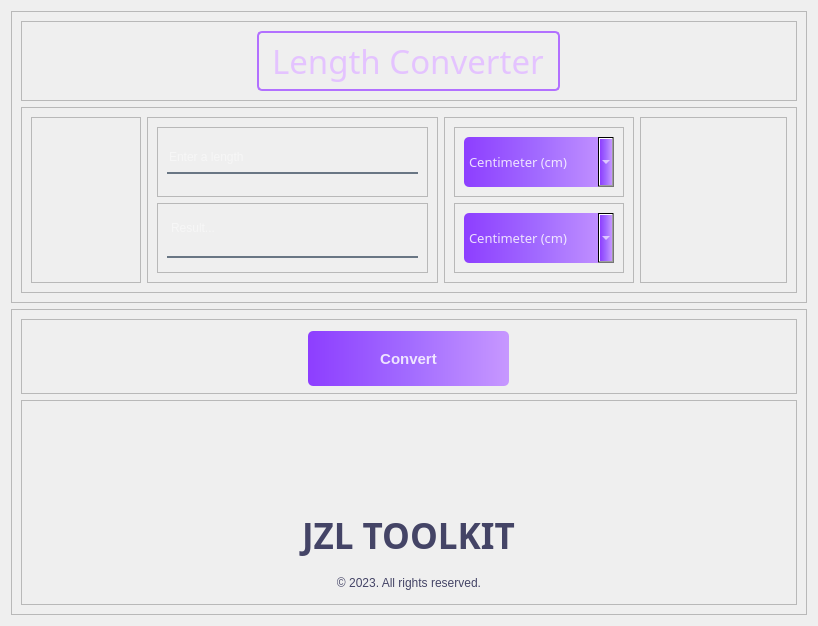
               <widget class="QWidget" name="length_page">
                <layout class="QVBoxLayout" name="verticalLayout_5">
                 <item>
                  <widget class="QFrame" name="content_length">
                   <property name="sizePolicy">
                    <sizepolicy hsizetype="Preferred" vsizetype="Expanding">
                     <horstretch>0</horstretch>
                     <verstretch>0</verstretch>
                    </sizepolicy>
                   </property>
                   <property name="frameShape">
                    <enum>QFrame::StyledPanel</enum>
                   </property>
                   <property name="frameShadow">
                    <enum>QFrame::Raised</enum>
                   </property>
                   <layout class="QVBoxLayout" name="verticalLayout_18">
                    <item>
                     <widget class="QFrame" name="title_frame_2">
                      <property name="frameShape">
                       <enum>QFrame::StyledPanel</enum>
                      </property>
                      <property name="frameShadow">
                       <enum>QFrame::Raised</enum>
                      </property>
                      <layout class="QHBoxLayout" name="horizontalLayout_20">
                       <item alignment="Qt::AlignHCenter">
                        <widget class="QLabel" name="label_2">
                         <property name="font">
                          <font>
                           <family>Swis721 BlkCn BT</family>
                           <pointsize>25</pointsize>
                           <italic>false</italic>
                           <bold>false</bold>
                          </font>
                         </property>
                         <property name="styleSheet">
                          <string notr="true">border: 2px solid #B270FF;
background: transparent;
border-radius: 5px;
padding: 5px;

 color: #E4C3FF;
font: 25pt &quot;Swis721 BlkCn BT&quot;;</string>
                         </property>
                         <property name="text">
                          <string>Length Converter</string>
                         </property>
                        </widget>
                       </item>
                      </layout>
                     </widget>
                    </item>
                    <item alignment="Qt::AlignHCenter">
                     <widget class="QFrame" name="com_length">
                      <property name="frameShape">
                       <enum>QFrame::StyledPanel</enum>
                      </property>
                      <property name="frameShadow">
                       <enum>QFrame::Raised</enum>
                      </property>
                      <layout class="QHBoxLayout" name="horizontalLayout_21">
                       <item>
                        <widget class="QFrame" name="spacer_3">
                         <property name="frameShape">
                          <enum>QFrame::StyledPanel</enum>
                         </property>
                         <property name="frameShadow">
                          <enum>QFrame::Raised</enum>
                         </property>
                         <layout class="QHBoxLayout" name="horizontalLayout_22">
                          <item>
                           <spacer name="horizontalSpacer_3">
                            <property name="orientation">
                             <enum>Qt::Horizontal</enum>
                            </property>
                            <property name="sizeHint" stdset="0">
                             <size>
                              <width>90</width>
                              <height>20</height>
                             </size>
                            </property>
                           </spacer>
                          </item>
                         </layout>
                        </widget>
                       </item>
                       <item>
                        <widget class="QFrame" name="text_weight_2">
                         <property name="sizePolicy">
                          <sizepolicy hsizetype="Expanding" vsizetype="Expanding">
                           <horstretch>0</horstretch>
                           <verstretch>0</verstretch>
                          </sizepolicy>
                         </property>
                         <property name="frameShape">
                          <enum>QFrame::StyledPanel</enum>
                         </property>
                         <property name="frameShadow">
                          <enum>QFrame::Raised</enum>
                         </property>
                         <layout class="QVBoxLayout" name="verticalLayout_19">
                          <item>
                           <widget class="QFrame" name="frame_11">
                            <property name="sizePolicy">
                             <sizepolicy hsizetype="Expanding" vsizetype="Expanding">
                              <horstretch>0</horstretch>
                              <verstretch>0</verstretch>
                             </sizepolicy>
                            </property>
                            <property name="frameShape">
                             <enum>QFrame::StyledPanel</enum>
                            </property>
                            <property name="frameShadow">
                             <enum>QFrame::Raised</enum>
                            </property>
                            <layout class="QHBoxLayout" name="horizontalLayout_15">
                             <item alignment="Qt::AlignVCenter">
                              <widget class="QLineEdit" name="length_input">
                               <property name="toolTip">
                                <string>&lt;html&gt;&lt;head/&gt;&lt;body&gt;&lt;p&gt;Enter an integer or a decimal number. &lt;/p&gt;&lt;/body&gt;&lt;/html&gt;</string>
                               </property>
                               <property name="styleSheet">
                                <string notr="true">QLineEdit {
background-color: rgba(0, 0, 0, 0);
border: none;
border-bottom: 2px solid rgba(105, 118, 132, 255);
color: rgba(255, 255, 255, 230);
padding-bottom: 7px;
font: 17pt &quot;Swis721 BlkCn BT&quot;;
}

QToolTip {
padding: 8px 12px 10px;
min-width: 215px;
color: rgb(255, 255, 255);
background-color: rgb(68, 68, 102);
text-align: center;
}

</string>
                               </property>
                               <property name="placeholderText">
                                <string>Enter a length</string>
                               </property>
                              </widget>
                             </item>
                            </layout>
                           </widget>
                          </item>
                          <item>
                           <widget class="QFrame" name="frame_12">
                            <property name="frameShape">
                             <enum>QFrame::StyledPanel</enum>
                            </property>
                            <property name="frameShadow">
                             <enum>QFrame::Raised</enum>
                            </property>
                            <layout class="QHBoxLayout" name="horizontalLayout_24">
                             <item>
                              <widget class="QPlainTextEdit" name="length_result">
                               <property name="minimumSize">
                                <size>
                                 <width>201</width>
                                 <height>41</height>
                                </size>
                               </property>
                               <property name="maximumSize">
                                <size>
                                 <width>251</width>
                                 <height>41</height>
                                </size>
                               </property>
                               <property name="styleSheet">
                                <string notr="true">background-color: rgba(0, 0, 0, 0);
border: none;
border-bottom: 2px solid rgba(105, 118, 132, 255);
color: rgba(255, 255, 255, 230);
padding-bottom: 7px;
font: 17pt &quot;Swis721 BlkCn BT&quot;;

</string>
                               </property>
                               <property name="verticalScrollBarPolicy">
                                <enum>Qt::ScrollBarAlwaysOff</enum>
                               </property>
                               <property name="horizontalScrollBarPolicy">
                                <enum>Qt::ScrollBarAlwaysOff</enum>
                               </property>
                               <property name="readOnly">
                                <bool>true</bool>
                               </property>
                               <property name="placeholderText">
                                <string>Result...</string>
                               </property>
                              </widget>
                             </item>
                            </layout>
                           </widget>
                          </item>
                         </layout>
                        </widget>
                       </item>
                       <item>
                        <widget class="QFrame" name="combo_length">
                         <property name="frameShape">
                          <enum>QFrame::StyledPanel</enum>
                         </property>
                         <property name="frameShadow">
                          <enum>QFrame::Raised</enum>
                         </property>
                         <layout class="QVBoxLayout" name="verticalLayout_20">
                          <item>
                           <widget class="QFrame" name="frame_13">
                            <property name="maximumSize">
                             <size>
                              <width>200</width>
                              <height>16777215</height>
                             </size>
                            </property>
                            <property name="frameShape">
                             <enum>QFrame::StyledPanel</enum>
                            </property>
                            <property name="frameShadow">
                             <enum>QFrame::Raised</enum>
                            </property>
                            <layout class="QHBoxLayout" name="horizontalLayout_8">
                             <item>
                              <widget class="QComboBox" name="convert_from_2">
                               <property name="minimumSize">
                                <size>
                                 <width>150</width>
                                 <height>50</height>
                                </size>
                               </property>
                               <property name="maximumSize">
                                <size>
                                 <width>150</width>
                                 <height>50</height>
                                </size>
                               </property>
                               <property name="font">
                                <font>
                                 <family>Swis721 Blk BT</family>
                                 <pointsize>10</pointsize>
                                 <bold>false</bold>
                                </font>
                               </property>
                               <property name="cursor">
                                <cursorShape>PointingHandCursor</cursorShape>
                               </property>
                               <property name="toolTip">
                                <string>&lt;html&gt;&lt;head/&gt;&lt;body&gt;&lt;p&gt;Convert from...&lt;/p&gt;&lt;/body&gt;&lt;/html&gt;</string>
                               </property>
                               <property name="toolTipDuration">
                                <number>-1</number>
                               </property>
                               <property name="styleSheet">
                                <string notr="true">QComboBox {
    background-color: qlineargradient(spread:reflect, x1:0, y1:0, x2:1, y2:0, stop:0 #8D3EFF, stop:0.5 #A26BFF, stop:1 #C798FF);
    color: rgba(255, 255, 255, 210);
    border-radius: 5px;
    padding: 5px;
}


QComboBox:hover {
    background-color: qlineargradient(spread:reflect, x1:0, y1:0, x2:1, y2:0, stop:0 #B270FF, stop:0.5 #C89DFF, stop:1 #E4C3FF);
}

QComboBox:pressed {
    padding-left: 5px;
    padding-top: 5px;
    background-color: #C795FF;
}

QComboBox QAbstractItemView {
    background-color: qlineargradient(spread:reflect, x1:0, y1:0, x2:1, y2:0, stop:0 #8D3EFF, stop:0.5 #A26BFF, stop:1 #C798FF); 
    color: #FFFFFF; 
}

QComboBox QAbstractItemView::item {
    background-color: #8D3EFF;
}

QComboBox QAbstractItemView::item:selected {
    background-color: #A26BFF; 
}
QToolTip {
padding: 5px 9px 7px;
min-width: 95px;
color: rgb(255, 255, 255);
background-color: rgb(68, 68, 102);
text-align: center;
}
</string>
                               </property>
                               <item>
                                <property name="text">
                                 <string>Centimeter (cm)</string>
                                </property>
                               </item>
                               <item>
                                <property name="text">
                                 <string>Meter (m)</string>
                                </property>
                               </item>
                               <item>
                                <property name="text">
                                 <string>Kilometer (km)</string>
                                </property>
                               </item>
                               <item>
                                <property name="text">
                                 <string>Inch (in)</string>
                                </property>
                               </item>
                               <item>
                                <property name="text">
                                 <string>Foot (ft)</string>
                                </property>
                               </item>
                              </widget>
                             </item>
                            </layout>
                           </widget>
                          </item>
                          <item>
                           <widget class="QFrame" name="frame_14">
                            <property name="frameShape">
                             <enum>QFrame::StyledPanel</enum>
                            </property>
                            <property name="frameShadow">
                             <enum>QFrame::Raised</enum>
                            </property>
                            <layout class="QHBoxLayout" name="horizontalLayout_7">
                             <item>
                              <widget class="QComboBox" name="convert_to_2">
                               <property name="minimumSize">
                                <size>
                                 <width>150</width>
                                 <height>50</height>
                                </size>
                               </property>
                               <property name="maximumSize">
                                <size>
                                 <width>150</width>
                                 <height>50</height>
                                </size>
                               </property>
                               <property name="font">
                                <font>
                                 <family>Swis721 Blk BT</family>
                                 <pointsize>10</pointsize>
                                 <bold>false</bold>
                                </font>
                               </property>
                               <property name="cursor">
                                <cursorShape>PointingHandCursor</cursorShape>
                               </property>
                               <property name="toolTip">
                                <string>&lt;html&gt;&lt;head/&gt;&lt;body&gt;&lt;p&gt;Convert to...&lt;/p&gt;&lt;/body&gt;&lt;/html&gt;</string>
                               </property>
                               <property name="styleSheet">
                                <string notr="true">QComboBox {
    background-color: qlineargradient(spread:reflect, x1:0, y1:0, x2:1, y2:0, stop:0 #8D3EFF, stop:0.5 #A26BFF, stop:1 #C798FF);
    color: rgba(255, 255, 255, 210);
    border-radius: 5px;
    padding: 5px;
}

QComboBox:hover {
    background-color: qlineargradient(spread:reflect, x1:0, y1:0, x2:1, y2:0, stop:0 #B270FF, stop:0.5 #C89DFF, stop:1 #E4C3FF);
}

QComboBox:pressed {
    padding-left: 5px;
    padding-top: 5px;
    background-color: #C795FF;
}

QComboBox QAbstractItemView {
    background-color: qlineargradient(spread:reflect, x1:0, y1:0, x2:1, y2:0, stop:0 #8D3EFF, stop:0.5 #A26BFF, stop:1 #C798FF); 
    color: #FFFFFF; 
}

QComboBox QAbstractItemView::item {
    background-color: #8D3EFF;
}

QComboBox QAbstractItemView::item:selected {
    background-color: #A26BFF; 
}
QToolTip {
padding: 5px 9px 7px;
min-width: 80px;
color: rgb(255, 255, 255);
background-color: rgb(68, 68, 102);
text-align: center;
}</string>
                               </property>
                               <item>
                                <property name="text">
                                 <string>Centimeter (cm)</string>
                                </property>
                               </item>
                               <item>
                                <property name="text">
                                 <string>Meter (m)</string>
                                </property>
                               </item>
                               <item>
                                <property name="text">
                                 <string>Kilometer (km)</string>
                                </property>
                               </item>
                               <item>
                                <property name="text">
                                 <string>Inch (in)</string>
                                </property>
                               </item>
                               <item>
                                <property name="text">
                                 <string>Foot (ft)</string>
                                </property>
                               </item>
                              </widget>
                             </item>
                            </layout>
                           </widget>
                          </item>
                         </layout>
                        </widget>
                       </item>
                       <item>
                        <widget class="QFrame" name="spacer_4">
                         <property name="frameShape">
                          <enum>QFrame::StyledPanel</enum>
                         </property>
                         <property name="frameShadow">
                          <enum>QFrame::Raised</enum>
                         </property>
                         <layout class="QHBoxLayout" name="horizontalLayout_6">
                          <item>
                           <spacer name="horizontalSpacer_4">
                            <property name="orientation">
                             <enum>Qt::Horizontal</enum>
                            </property>
                            <property name="sizeHint" stdset="0">
                             <size>
                              <width>127</width>
                              <height>20</height>
                             </size>
                            </property>
                           </spacer>
                          </item>
                         </layout>
                        </widget>
                       </item>
                      </layout>
                     </widget>
                    </item>
                   </layout>
                  </widget>
                 </item>
                 <item>
                  <widget class="QFrame" name="footer_length">
                   <property name="minimumSize">
                    <size>
                     <width>0</width>
                     <height>151</height>
                    </size>
                   </property>
                   <property name="frameShape">
                    <enum>QFrame::StyledPanel</enum>
                   </property>
                   <property name="frameShadow">
                    <enum>QFrame::Raised</enum>
                   </property>
                   <layout class="QVBoxLayout" name="verticalLayout_21">
                    <item>
                     <widget class="QFrame" name="frame_15">
                      <property name="frameShape">
                       <enum>QFrame::StyledPanel</enum>
                      </property>
                      <property name="frameShadow">
                       <enum>QFrame::Raised</enum>
                      </property>
                      <layout class="QHBoxLayout" name="horizontalLayout_26">
                       <item>
                        <widget class="QPushButton" name="convert_btn_2">
                         <property name="minimumSize">
                          <size>
                           <width>171</width>
                           <height>55</height>
                          </size>
                         </property>
                         <property name="maximumSize">
                          <size>
                           <width>201</width>
                           <height>51</height>
                          </size>
                         </property>
                         <property name="font">
                          <font>
                           <pointsize>11</pointsize>
                           <bold>true</bold>
                          </font>
                         </property>
                         <property name="cursor">
                          <cursorShape>PointingHandCursor</cursorShape>
                         </property>
                         <property name="styleSheet">
                          <string notr="true">QPushButton {
    background: qlineargradient(x1:0, y1:0, x2:1, y2:0, stop:0 #8D3EFF, stop:0.5 #A26BFF, stop:1 #C798FF);
    color: rgba(255, 255, 255, 210);
    border-radius: 5px;
}

QPushButton:hover {
    background: qlineargradient(x1:0, y1:0, x2:1, y2:0, stop:0 #B270FF, stop:0.5 #C89DFF, stop:1 #E4C3FF);
}

QPushButton:pressed {
    padding-left: 5px;
    padding-top: 5px;
    background-color: #C795FF; /* Suggested lighter pressed color */
}
</string>
                         </property>
                         <property name="text">
                          <string>Convert</string>
                         </property>
                         <property name="checkable">
                          <bool>false</bool>
                         </property>
                         <property name="checked">
                          <bool>false</bool>
                         </property>
                        </widget>
                       </item>
                      </layout>
                     </widget>
                    </item>
                    <item>
                     <widget class="QFrame" name="frame_16">
                      <property name="frameShape">
                       <enum>QFrame::StyledPanel</enum>
                      </property>
                      <property name="frameShadow">
                       <enum>QFrame::Raised</enum>
                      </property>
                      <layout class="QVBoxLayout" name="verticalLayout_22">
                       <item>
                        <spacer name="verticalSpacer_4">
                         <property name="orientation">
                          <enum>Qt::Vertical</enum>
                         </property>
                         <property name="sizeType">
                          <enum>QSizePolicy::Preferred</enum>
                         </property>
                         <property name="sizeHint" stdset="0">
                          <size>
                           <width>20</width>
                           <height>96</height>
                          </size>
                         </property>
                        </spacer>
                       </item>
                       <item alignment="Qt::AlignHCenter">
                        <widget class="QLabel" name="label_5">
                         <property name="font">
                          <font>
                           <family>Swis721 Ex BT</family>
                           <pointsize>26</pointsize>
                           <italic>false</italic>
                           <bold>true</bold>
                          </font>
                         </property>
                         <property name="styleSheet">
                          <string notr="true">background: transparent;
border-radius: 5px;
padding: 5px;
color: rgb(68, 68, 102); /*#E4C3FF;*/
font: 28pt &quot;Swis721 Ex BT&quot;;
font: 700 26pt &quot;Swis721 Ex BT&quot;;
</string>
                         </property>
                         <property name="text">
                          <string>JZL TOOLKIT</string>
                         </property>
                        </widget>
                       </item>
                       <item>
                        <widget class="QLabel" name="label_6">
                         <property name="font">
                          <font>
                           <family>Segoe UI</family>
                           <pointsize>9</pointsize>
                           <italic>false</italic>
                           <bold>false</bold>
                          </font>
                         </property>
                         <property name="styleSheet">
                          <string notr="true">background: transparent;
border-radius: 5px;
padding: 5px;
color: rgb(68, 68, 102); /*#E4C3FF;*/
font: 28pt &quot;Swis721 Ex BT&quot;;
font: 9pt &quot;Segoe UI&quot;;</string>
                         </property>
                         <property name="text">
                          <string>© 2023. All rights reserved.</string>
                         </property>
                         <property name="alignment">
                          <set>Qt::AlignCenter</set>
                         </property>
                        </widget>
                       </item>
                      </layout>
                     </widget>
                    </item>
                   </layout>
                  </widget>
                 </item>
                </layout>
               </widget>
